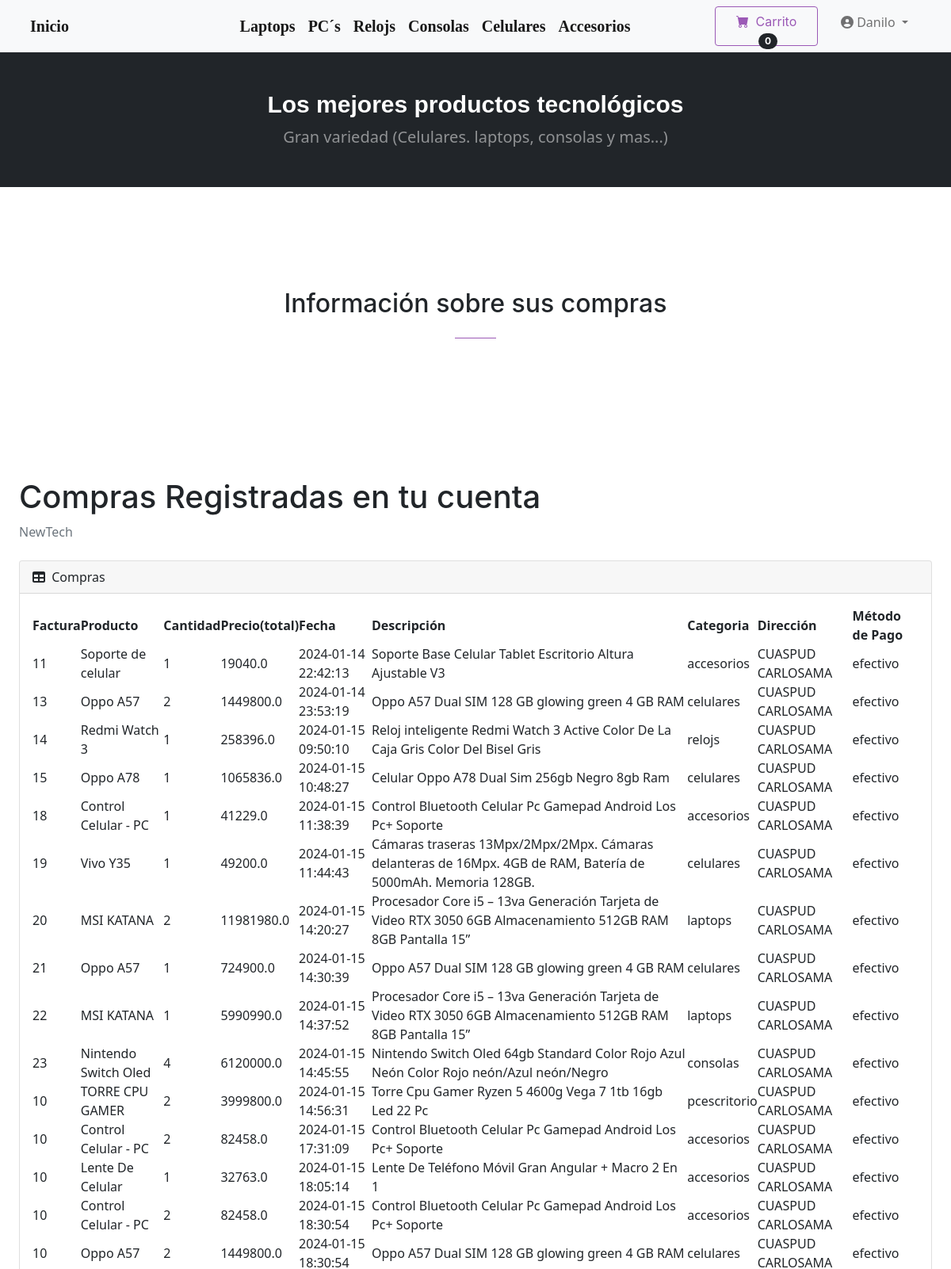
/mis_compras (signed in, upper part), run on the app's committed database.
### tables this page shows
CREATE TABLE usuarios 
		(userId INTEGER PRIMARY KEY AUTOINCREMENT, 
		nombres TEXT,
		apellidos TEXT,
		celular TEXT,
		email TEXT,
		password TEXT,
        tipoUser TEXT
		);

CREATE TABLE compras
		(compraId INTEGER PRIMARY KEY AUTOINCREMENT,
        factura TEXT,
        userId INTEGER,
		lista_productos TEXT,
		cantidad_productos TEXT,
        total REAL,
        fecha TEXT,
        direccion TEXT,
        metodo_pago TEXT,
		FOREIGN KEY(userId) REFERENCES users(userId)
		);

CREATE TABLE productos
		(productId INTEGER PRIMARY KEY AUTOINCREMENT,
		nombre TEXT,
		precio REAL,
		descripcion TEXT,
		imagen TEXT,
		cantidad INTEGER,
		categoria TEXT
		);

### compras/routes.py (the view)
@compras.route('/mis_compras')
def mis_compras():
    if 'email' not in session:
        return redirect('/login/')
    usuario,itms_carrito=getLoginDetails(session['email'])
    userId=usuario[0]
    nombre_usuario=f"{usuario[1]} {usuario[2]}"
    celular=usuario[3]
    email=usuario[4]
    compras_user=getCompraDetails(userId)
    return render_template('mostrar_compras.html', itms_carrito=itms_carrito, compras_user=compras_user)

### funciones.py (called while the page is built)
def getLoginDetails(email):
    with sqlite3.connect('database.db') as conn:
        cur = conn.cursor()
        cur.execute("SELECT * FROM usuarios WHERE email = ?", (email, ))
        data = cur.fetchone()
        userId=data[0]
        cur.execute("SELECT count(*) FROM kart WHERE userId = ?", (userId, ))
        noItems = cur.fetchone()[0]
    conn.close()
    return (data, noItems)

def getCompraDetails(userId):
    with sqlite3.connect('database.db') as conn:
        cur = conn.cursor()
        cur.execute("SELECT compras.factura, compras.lista_productos, compras.cantidad_productos, compras.total, compras.fecha, compras.direccion, compras.metodo_pago, productos.nombre, productos.descripcion, productos.categoria FROM compras, productos WHERE compras.lista_productos=productos.productId AND compras.userId = ?", (userId, ))
        data = cur.fetchall()
    conn.close()
    return (data)

### compras/templates/mostrar_compras.html (shortened to what this page needs)
{% extends "base.html"%}
{% block content %}
<section class="page-section" id="contact">
    <div class="container px-4 px-lg-5">
        <div class="row gx-4 gx-lg-5 justify-content-center">
            <div class="col-lg-8 col-xl-6 text-center">
                <h2 class="mt-0">Información sobre sus compras</h2>
                <hr class="divider" />
            </div>
        </div>
    </div>
</section>
<div id="layoutSidenav_content">
    <main>
        <div class="container-fluid px-4">
            <h1 class="mt-4">Compras Registradas en tu cuenta</h1>
            <ol class="breadcrumb mb-4">
                <li class="breadcrumb-item active">NewTech</li>
            </ol>
            <div class="card mb-4">
                <div class="card-header">
                    <i class="fas fa-table me-1"></i> Compras
                </div>
                <div class="card-body">
                    <table id="datatablesSimple">
                        <thead>
                            <tr>
                                <th>Factura</th>
                                <th>Producto</th>
                                <th>Cantidad</th>
                                <th>Precio(total)</th>
                                <th>Fecha</th>
                                <th>Descripción</th>
                                <th>Categoria</th>
                                <th>Dirección</th>
                                <th>Método de Pago</th>
                            </tr>
                        </thead>
                        <tbody>
                            {% for info in compras_user %}
                                <tr>
                                    <td>{{info[0]}}</td>
                                    <td>{{info[7]}}</td>
                                    <td>{{info[2]}}</td>
                                    <td>{{info[3]}}</td>
                                    <td>{{info[4]}}</td>
                                    <td>{{info[8]}}</td>
                                    <td>{{info[9]}}</td>
                                    <td>{{info[5]}}</td>
                                    <td>{{info[6]}}</td>
                                </tr>
                            {% endfor %}
                        </tbody>
                    </table>
                </div>
            </div>
        </div>
    </main>
</div>
{% endblock %}

### templates/base.html (shortened to what this page needs)
<!DOCTYPE html>
<html lang="es">
<head>
    <link href="https://cdn.jsdelivr.net/npm/bootstrap-icons@1.5.0/font/bootstrap-icons.css" rel="stylesheet" />
    <link rel="stylesheet" href="https://cdn.jsdelivr.net/npm/bootstrap@5.1.3/dist/css/bootstrap.min.css">
    <link rel="stylesheet" href="https://cdn.jsdelivr.net/npm/font-awesome@5.15.4/css/all.min.css">
    <link href="css/styles.css" rel="stylesheet" />
    <link rel="stylesheet" href="{{ url_for('static', filename='css/stylest1.css') }}">
    <link rel="stylesheet" href={{url_for('static', filename='css/cart.css' )}} />
    <link rel="stylesheet" href={{url_for('static', filename='css/topStyle.css' ) }} />
    <link href="https://cdn.jsdelivr.net/npm/simple-datatables@latest/dist/style.css" rel="stylesheet" />
    <link href="/static/css/stylesa.css" rel="stylesheet" />
</head>
<body>
    <nav class="navbar navbar-expand-lg navbar-light bg-light">
        <div class="container  px-lg-2">
            <a class="navbar-brand" href="/">Inicio</a>
            <a class="navbar-brand" href="{{url_for('productos.laptops', pagina=1)}}">Laptops</a>
            <a class="navbar-brand" href="{{url_for('productos.pcescritorio', pagina=1)}}">PC´s</a>
            <a class="navbar-brand" href="{{url_for('productos.relojs', pagina=1)}}">Relojs</a>
            <a class="navbar-brand" href="{{url_for('productos.consolas', pagina=1)}}">Consolas</a>
            <a class="navbar-brand" href="{{url_for('productos.celulares', pagina=1)}}">Celulares</a>
            <a class="navbar-brand" href="{{url_for('productos.accesorios', pagina=1)}}">Accesorios</a>
            <div class="collapse navbar-collapse" id="navbarSupportedContent">
                <ul class="navbar-nav me-auto mb-2 mb-lg-0 ms-lg-4">
                    <a class="d-flex" href="{{url_for('carrito.mostrar')}}" style="text-decoration: none;">
                        <button class="btn btn-outline-dark" type="submit" style="width: 130px; height: 50px;">
                            <i class="bi-cart-fill me-1"></i>
                            Carrito
                            <span class="badge bg-dark text-white ms-1 rounded-pill">{{itms_carrito}}</span>
                        </button>
                    </a>
                    {% if 'nombres' in session %}
                        <ul class="navbar-nav" style="font-size: 16px;">
                            <li class="nav-item dropdown">
                                <a class="nav-link dropdown-toggle" href="#" id="navbarDropdown" role="button" data-bs-toggle="dropdown" aria-expanded="false">
                                    <i class="fas fa-user-circle"></i> {{ session['nombres'] }}
                                </a>
                                    <li></li><a class="dropdown-item" href="{{url_for('compras.mis_compras')}}">Mis compras</a></li>
                                </ul>
                        </ul>
                    {% else %}
                        <li class="nav-item"><a class="nav-link" href="{{url_for('login_registro.login')}}">Login/Registrar cuenta</a></li>
                    {% endif %}
            </div>
        </div>
    </nav>
    <header class="bg-dark py-5">
        <div class="container px-4 px-lg-5 ">
            <div class="text-center text-white">
                <h3 class="display-4 fw-bolder" style="font-family: 'Your Desired Font', sans-serif; font-size: 30px;">Los mejores productos tecnológicos</h3>
                <p class="lead fw-normal text-white-50 mb-0">Gran variedad (Celulares. laptops, consolas y mas...) </p>
            </div>
        </div>
    </header>
    {% block content %}{% endblock %}
</body>
</html>

### static/css/cart.css (style rules this page uses)
a { text-decoration: none; }

### static/css/topStyle.css (style rules this page uses)
.dropdown { position: relative; float: left; }

### data on the page
usuarios: nombres "Danilo"
compras: factura "11", nombre "Soporte de celular", cantidad_productos "1", total "19040.0", fecha "2024-01-14 22:42:13", descripcion "Soporte Base Celular Tablet Escritorio Altura Ajustable V3", categoria "accesorios", direccion "CUASPUD CARLOSAMA", metodo_pago "efectivo"
compras: factura "13", nombre "Oppo A57", cantidad_productos "2", total "1449800.0", fecha "2024-01-14 23:53:19", descripcion "Oppo A57 Dual SIM 128 GB glowing green 4 GB RAM", categoria "celulares", direccion "CUASPUD CARLOSAMA", metodo_pago "efectivo"
compras: factura "14", nombre "Redmi Watch 3", cantidad_productos "1", total "258396.0", fecha "2024-01-15 09:50:10", descripcion "Reloj inteligente Redmi Watch 3 Active Color De La Caja Gris Color Del Bisel Gris", categoria "relojs", direccion "CUASPUD CARLOSAMA", metodo_pago "efectivo"
compras: factura "15", nombre "Oppo A78", cantidad_productos "1", total "1065836.0", fecha "2024-01-15 10:48:27", descripcion "Celular Oppo A78 Dual Sim 256gb Negro 8gb Ram", categoria "celulares", direccion "CUASPUD CARLOSAMA", metodo_pago "efectivo"
compras: factura "18", nombre "Control Celular - PC", cantidad_productos "1", total "41229.0", fecha "2024-01-15 11:38:39", descripcion "Control Bluetooth Celular Pc Gamepad Android Los Pc+ Soporte", categoria "accesorios", direccion "CUASPUD CARLOSAMA", metodo_pago "efectivo"
compras: factura "19", nombre "Vivo Y35", cantidad_productos "1", total "49200.0", fecha "2024-01-15 11:44:43", descripcion "Cámaras traseras 13Mpx/2Mpx/2Mpx. Cámaras delanteras de 16Mpx. 4GB de RAM, Batería de 5000mAh. Memoria 128GB.", categoria "celulares", direccion "CUASPUD CARLOSAMA", metodo_pago "efectivo"
compras: factura "20", nombre "MSI KATANA", cantidad_productos "2", total "11981980.0", fecha "2024-01-15 14:20:27", descripcion "Procesador Core i5 – 13va Generación Tarjeta de Video RTX 3050 6GB Almacenamiento 512GB RAM 8GB Pantalla 15”", categoria "laptops", direccion "CUASPUD CARLOSAMA", metodo_pago "efectivo"
compras: factura "21", nombre "Oppo A57", cantidad_productos "1", total "724900.0", fecha "2024-01-15 14:30:39", descripcion "Oppo A57 Dual SIM 128 GB glowing green 4 GB RAM", categoria "celulares", direccion "CUASPUD CARLOSAMA", metodo_pago "efectivo"
compras: factura "22", nombre "MSI KATANA", cantidad_productos "1", total "5990990.0", fecha "2024-01-15 14:37:52", descripcion "Procesador Core i5 – 13va Generación Tarjeta de Video RTX 3050 6GB Almacenamiento 512GB RAM 8GB Pantalla 15”", categoria "laptops", direccion "CUASPUD CARLOSAMA", metodo_pago "efectivo"
compras: factura "23", nombre "Nintendo Switch Oled", cantidad_productos "4", total "6120000.0", fecha "2024-01-15 14:45:55", descripcion "Nintendo Switch Oled 64gb Standard Color Rojo Azul Neón Color Rojo neón/Azul neón/Negro", categoria "consolas", direccion "CUASPUD CARLOSAMA", metodo_pago "efectivo"
compras: factura "10", nombre "TORRE CPU GAMER", cantidad_productos "2", total "3999800.0", fecha "2024-01-15 14:56:31", descripcion "Torre Cpu Gamer Ryzen 5 4600g Vega 7 1tb 16gb Led 22 Pc", categoria "pcescritorio", direccion "CUASPUD CARLOSAMA", metodo_pago "efectivo"
compras: factura "10", nombre "Control Celular - PC", cantidad_productos "2", total "82458.0", fecha "2024-01-15 17:31:09", descripcion "Control Bluetooth Celular Pc Gamepad Android Los Pc+ Soporte", categoria "accesorios", direccion "CUASPUD CARLOSAMA", metodo_pago "efectivo"
compras: factura "10", nombre "Lente De Celular", cantidad_productos "1", total "32763.0", fecha "2024-01-15 18:05:14", descripcion "Lente De Teléfono Móvil Gran Angular + Macro 2 En 1", categoria "accesorios", direccion "CUASPUD CARLOSAMA", metodo_pago "efectivo"
compras: factura "10", nombre "Control Celular - PC", cantidad_productos "2", total "82458.0", fecha "2024-01-15 18:30:54", descripcion "Control Bluetooth Celular Pc Gamepad Android Los Pc+ Soporte", categoria "accesorios", direccion "CUASPUD CARLOSAMA", metodo_pago "efectivo"
compras: factura "10", nombre "Oppo A57", cantidad_productos "2", total "1449800.0", descripcion "Oppo A57 Dual SIM 128 GB glowing green 4 GB RAM", categoria "celulares", metodo_pago "efectivo"

### other printed values
{{ itms_carrito }} "0"
